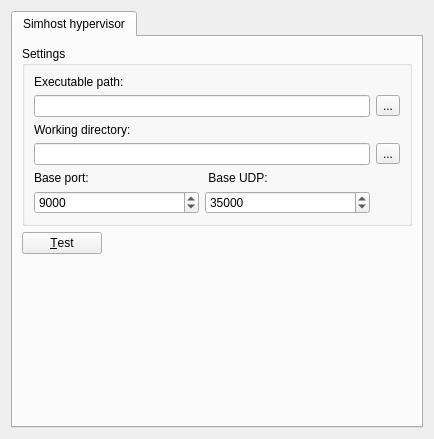
<ui version="4.0" >
 <class>PreferencesSimhost</class>
 <widget class="QWidget" name="PreferencesSimhost" >
  <property name="geometry" >
   <rect>
    <x>0</x>
    <y>0</y>
    <width>430</width>
    <height>439</height>
   </rect>
  </property>
  <property name="windowTitle" >
   <string>Form</string>
  </property>
  <layout class="QVBoxLayout" >
   <item>
    <widget class="QTabWidget" name="tabWidget" >
     <property name="currentIndex" >
      <number>0</number>
     </property>
     <widget class="QWidget" name="tab_1" >
      <attribute name="title" >
       <string>Simhost hypervisor</string>
      </attribute>
      <layout class="QVBoxLayout" >
       <item>
        <widget class="QGroupBox" name="groupBox" >
         <property name="sizePolicy" >
          <sizepolicy vsizetype="Maximum" hsizetype="MinimumExpanding" >
           <horstretch>0</horstretch>
           <verstretch>0</verstretch>
          </sizepolicy>
         </property>
         <property name="title" >
          <string>Settings</string>
         </property>
         <layout class="QGridLayout" >
          <item row="0" column="0" colspan="2" >
           <widget class="QLabel" name="label" >
            <property name="text" >
             <string>Executable path:</string>
            </property>
           </widget>
          </item>
          <item row="1" column="0" colspan="2" >
           <widget class="QLineEdit" name="simhost_path" />
          </item>
          <item row="1" column="2" >
           <widget class="QToolButton" name="simhost_path_browser" >
            <property name="text" >
             <string>...</string>
            </property>
            <property name="toolButtonStyle" >
             <enum>Qt::ToolButtonTextOnly</enum>
            </property>
           </widget>
          </item>
          <item row="2" column="0" colspan="2" >
           <widget class="QLabel" name="label_2" >
            <property name="text" >
             <string>Working directory:</string>
            </property>
           </widget>
          </item>
          <item row="3" column="0" colspan="2" >
           <widget class="QLineEdit" name="simhost_workdir" />
          </item>
          <item row="3" column="2" >
           <widget class="QToolButton" name="simhost_workdir_browser" >
            <property name="text" >
             <string>...</string>
            </property>
           </widget>
          </item>
          <item row="4" column="0" >
           <widget class="QLabel" name="label_5" >
            <property name="text" >
             <string>Base port:</string>
            </property>
           </widget>
          </item>
          <item row="4" column="1" >
           <widget class="QLabel" name="label_6" >
            <property name="text" >
             <string> Base UDP:</string>
            </property>
           </widget>
          </item>
          <item row="5" column="0" >
           <widget class="QSpinBox" name="simhost_basePort" >
            <property name="maximum" >
             <number>65535</number>
            </property>
            <property name="value" >
             <number>9000</number>
            </property>
           </widget>
          </item>
          <item row="5" column="1" >
           <widget class="QSpinBox" name="simhost_baseUDP" >
            <property name="maximum" >
             <number>65535</number>
            </property>
            <property name="value" >
             <number>35000</number>
            </property>
           </widget>
          </item>
         </layout>
        </widget>
       </item>
       <item>
        <layout class="QHBoxLayout" >
         <item>
          <widget class="QPushButton" name="pushButtonTestSimhost" >
           <property name="text" >
            <string>&amp;Test</string>
           </property>
          </widget>
         </item>
         <item>
          <widget class="QLabel" name="labelDynamipsStatus" >
           <property name="sizePolicy" >
            <sizepolicy vsizetype="Preferred" hsizetype="Expanding" >
             <horstretch>0</horstretch>
             <verstretch>0</verstretch>
            </sizepolicy>
           </property>
           <property name="text" >
            <string/>
           </property>
          </widget>
         </item>
        </layout>
       </item>
       <item>
        <spacer>
         <property name="orientation" >
          <enum>Qt::Vertical</enum>
         </property>
         <property name="sizeHint" >
          <size>
           <width>390</width>
           <height>20</height>
          </size>
         </property>
        </spacer>
       </item>
      </layout>
     </widget>
    </widget>
   </item>
  </layout>
 </widget>
 <resources/>
 <connections/>
 <designerdata>
  <property name="gridDeltaX" >
   <number>10</number>
  </property>
  <property name="gridDeltaY" >
   <number>10</number>
  </property>
  <property name="gridSnapX" >
   <bool>true</bool>
  </property>
  <property name="gridSnapY" >
   <bool>true</bool>
  </property>
  <property name="gridVisible" >
   <bool>true</bool>
  </property>
 </designerdata>
</ui>
